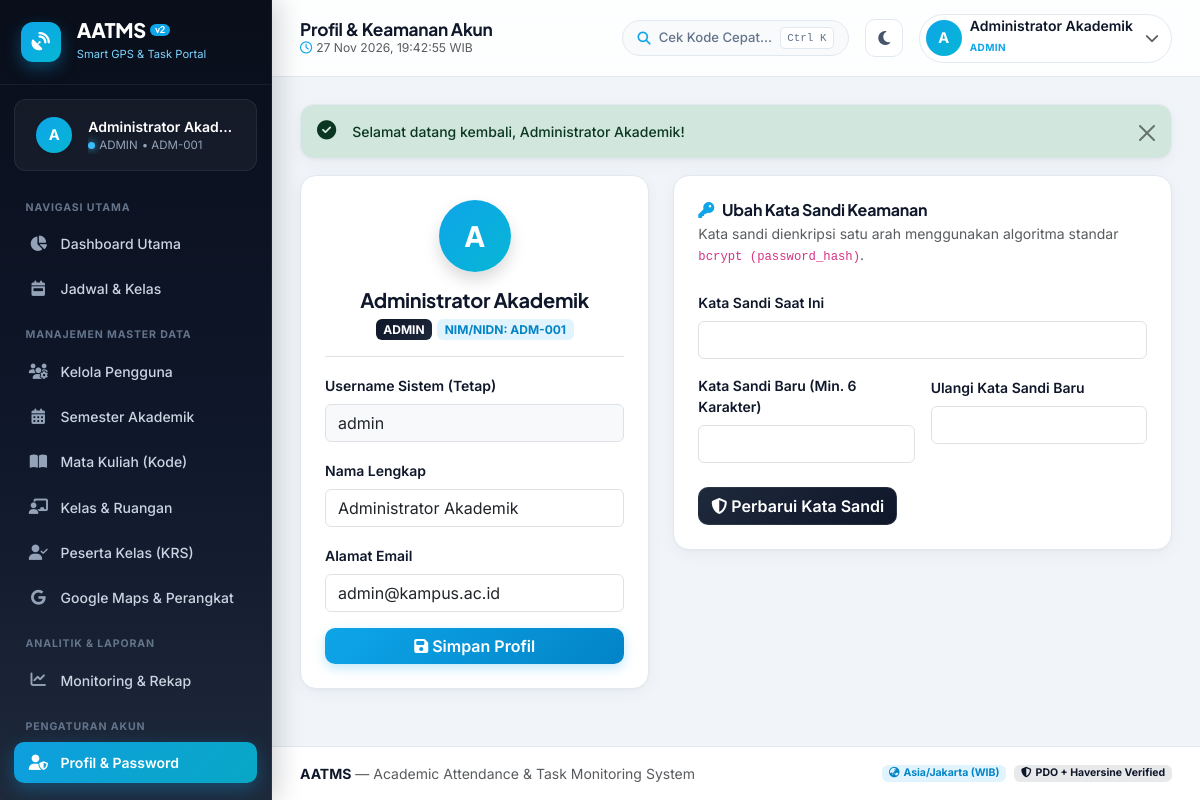
/public/profile.php (signed in), run on the app's committed database.
### tables this page shows
CREATE TABLE `users` (
  `id` INT AUTO_INCREMENT PRIMARY KEY,
  `username` VARCHAR(50) NOT NULL UNIQUE,
  `password_hash` VARCHAR(255) NOT NULL,
  `full_name` VARCHAR(100) NOT NULL,
  `email` VARCHAR(100) NOT NULL UNIQUE,
  `role` ENUM('admin','dosen','mahasiswa','kaprodi') NOT NULL,
  `nim_nidn` VARCHAR(30) DEFAULT NULL,
  `is_active` TINYINT(1) NOT NULL DEFAULT 1,
  `created_at` TIMESTAMP NOT NULL DEFAULT CURRENT_TIMESTAMP
);

### includes/functions.php (called while the page is built, shortened)
<?php
function e(?string $str): string
{
    return htmlspecialchars((string)$str, ENT_QUOTES, 'UTF-8');
}
function getFlash(): ?array
{
    if (!empty($_SESSION['flash'])) {
        $flash = $_SESSION['flash'];
        return $flash;
    }
    return null;
}

### includes/auth.php (called while the page is built, shortened)
<?php
require_once __DIR__ . '/functions.php';
function isLoggedIn(): bool
{
    return !empty($_SESSION['user']) && !empty($_SESSION['user']['id']);
}
function currentUser(): ?array
{
    return $_SESSION['user'] ?? null;
}

### public/profile.php (the view, shortened to what this page needs)
<?php
require_once __DIR__ . '/../includes/auth.php';
$pdo = getDB();
$sessionUser = currentUser();
$userId = (int)$sessionUser['id'];
$pageTitle = 'Profil & Keamanan Akun';
$stmt = $pdo->prepare("SELECT * FROM users WHERE id = ?");
$stmt->execute([$userId]);
$profile = $stmt->fetch();
include __DIR__ . '/../includes/header.php';
?>
<div class="row g-4">
    <div class="col-lg-5">
        <div class="card-custom p-4">
            <div class="text-center pb-3 mb-3 border-bottom">
                <div class="avatar-circle bg-gradient-sky text-white fw-extrabold mx-auto mb-3 shadow" style="width: 72px; height: 72px; font-size: 1.75rem;">
                    <?= e(strtoupper(substr($profile['full_name'] ?? 'U', 0, 1))) ?>
                </div>
                <h5 class="fw-bold mb-1"><?= e($profile['full_name']) ?></h5>
                <span class="badge bg-navy text-uppercase"><?= e($profile['role']) ?></span>
                <?php if (!empty($profile['nim_nidn'])): ?>
                    <span class="badge bg-sky-soft">NIM/NIDN: <?= e($profile['nim_nidn']) ?></span>
                <?php endif; ?>
            </div>
            <form method="POST" action="">
                <div class="mb-3">
                    <label class="form-label small fw-semibold">Username Sistem (Tetap)</label>
                    <input type="text" class="form-control bg-light" value="<?= e($profile['username']) ?>" disabled>
                </div>
                <div class="mb-3">
                    <label class="form-label small fw-semibold">Nama Lengkap</label>
                    <input type="text" name="full_name" class="form-control" value="<?= e($profile['full_name']) ?>" required>
                </div>
                <div class="mb-3">
                    <label class="form-label small fw-semibold">Alamat Email</label>
                    <input type="email" name="email" class="form-control" value="<?= e($profile['email']) ?>" required>
                </div>
                <button type="submit" class="btn btn-sky w-100">
                    <i class="fa-solid fa-floppy-disk me-1"></i>Simpan Profil
                </button>
            </form>
        </div>
    </div>
    <div class="col-lg-7">
        <div class="card-custom p-4">
            <h6 class="fw-bold mb-1"><i class="fa-solid fa-key text-sky me-2"></i>Ubah Kata Sandi Keamanan</h6>
            <p class="text-muted small mb-4">Kata sandi dienkripsi satu arah menggunakan algoritma standar <code>bcrypt (password_hash)</code>.</p>
            <form method="POST" action="">
                <div class="mb-3">
                    <label class="form-label small fw-semibold">Kata Sandi Saat Ini</label>
                    <input type="password" name="current_password" class="form-control" required>
                </div>
                <div class="row g-3 mb-4">
                    <div class="col-md-6">
                        <label class="form-label small fw-semibold">Kata Sandi Baru (Min. 6 Karakter)</label>
                        <input type="password" name="new_password" class="form-control" minlength="6" required>
                    </div>
                    <div class="col-md-6">
                        <label class="form-label small fw-semibold">Ulangi Kata Sandi Baru</label>
                        <input type="password" name="confirm_password" class="form-control" minlength="6" required>
                    </div>
                </div>
                <button type="submit" class="btn btn-navy">
                    <i class="fa-solid fa-shield-halved me-1"></i>Perbarui Kata Sandi
                </button>
            </form>
        </div>
    </div>
</div>
<?php include __DIR__ . '/../includes/footer.php'; ?>

### includes/header.php (shortened to what this page needs)
<?php
require_once __DIR__ . '/auth.php';
$user = currentUser();
$pageTitle = $pageTitle ?? APP_FULL_NAME;
$flash = getFlash();
?>
<!DOCTYPE html>
<html lang="id" data-theme="light">
<head>
    <link href="https://cdn.jsdelivr.net/npm/bootstrap@5.3.3/dist/css/bootstrap.min.css" rel="stylesheet">
    <link href="https://cdnjs.cloudflare.com/ajax/libs/font-awesome/6.5.1/css/all.min.css" rel="stylesheet">
    <link rel="stylesheet" href="https://unpkg.com/leaflet@1.9.4/dist/leaflet.css" />
    <link rel="stylesheet" href="<?= e(BASE_URL) ?>/assets/css/style.css">
</head>
<body>
<div class="app-wrapper">
    <?php if (isLoggedIn()): ?>
        <?php include __DIR__ . '/sidebar.php'; ?>
    <?php endif; ?>
    <div class="main-panel <?= isLoggedIn() ? '' : 'w-100 ms-0' ?>">
        <?php if (isLoggedIn()): ?>
        <header class="top-navbar d-print-none">
            <div class="d-flex align-items-center gap-3">
                <div>
                    <h5 class="mb-0 fw-bold page-heading-title"><?= e($pageTitle) ?></h5>
                    <div class="d-none d-sm-flex align-items-center gap-2 text-muted" style="font-size: 0.76rem;">
                        <span><i class="fa-regular fa-clock me-1 text-sky"></i><span id="liveWibClock"><?= e(formatDateTime(date('Y-m-d H:i:s'))) ?></span></span>
                    </div>
                </div>
            </div>
            <div class="d-flex align-items-center gap-2 gap-sm-3">
                <button type="button" class="btn btn-command-search d-flex align-items-center gap-2" data-bs-toggle="modal" data-bs-target="#quickLookupModal" title="Pencarian Cepat Kode Matkul / Tugas (Ctrl+K)">
                    <i class="fa-solid fa-magnifying-glass text-sky"></i>
                    <span class="d-none d-md-inline">Cek Kode Cepat...</span>
                    <kbd class="d-none d-lg-inline-block">Ctrl K</kbd>
                </button>
                <button type="button" class="btn btn-icon-soft" id="themeToggleBtn" title="Ganti Tema Terang / Gelap">
                    <i class="fa-solid fa-moon" id="themeToggleIcon"></i>
                </button>
                <div class="dropdown">
                    <button class="btn user-pill-btn d-flex align-items-center gap-2" type="button" data-bs-toggle="dropdown" aria-expanded="false">
                        <span class="avatar-circle bg-gradient-sky text-white fw-bold">
                            <?= e(strtoupper(substr($user['full_name'] ?? 'U', 0, 1))) ?>
                        </span>
                        <div class="text-start d-none d-md-block">
                            <div class="fw-semibold small lh-1 user-pill-name"><?= e($user['full_name'] ?? '') ?></div>
                            <span class="role-micro-tag text-uppercase"><?= e($user['role'] ?? '') ?></span>
                        </div>
                        <i class="fa-solid fa-chevron-down small text-muted ms-1 d-none d-sm-inline"></i>
                    </button>
                </div>
            </div>
        </header>
        <?php endif; ?>
        <main class="content-container">
            <?php if ($flash): ?>
                <div class="alert alert-<?= e($flash['type']) ?> modern-alert alert-dismissible fade show d-flex align-items-center gap-3" role="alert">
                    <div class="alert-icon-circle">
                        <i class="fa-solid <?= $flash['type'] === 'success' ? 'fa-circle-check' : ($flash['type'] === 'danger' ? 'fa-triangle-exclamation' : 'fa-circle-info') ?>"></i>
                    </div>
                    <div class="flex-grow-1 small fw-medium"><?= e($flash['message']) ?></div>
                    <button type="button" class="btn-close" data-bs-dismiss="alert" aria-label="Close"></button>
                </div>
            <?php endif; ?>

### includes/sidebar.php (shortened to what this page needs)
<?php
$user = currentUser();
$role = $user['role'] ?? '';
$currentUri = $_SERVER['REQUEST_URI'] ?? '';
function isNavActive(string $needle, string $currentUri): string
{
    return (strpos($currentUri, $needle) !== false) ? 'active' : '';
}
?>
<aside class="sidebar d-print-none" id="appSidebar">
    <div class="sidebar-brand">
        <a href="<?= e(BASE_URL) ?>/dashboard.php" class="d-flex align-items-center gap-3 text-decoration-none text-white">
            <div class="brand-icon">
                <i class="fa-solid fa-satellite-dish"></i>
            </div>
            <div>
                <div class="fw-extrabold tracking-tight fs-5 lh-1 d-flex align-items-center gap-1">
                    <?= e(APP_NAME) ?>
                    <span class="badge rounded-pill bg-sky" style="font-size: 0.58rem; padding: 0.2em 0.55em;">v2</span>
                </div>
                <small class="text-sky-light" style="font-size: 0.7rem;">Smart GPS & Task Portal</small>
            </div>
        </a>
    </div>
    <div class="sidebar-user">
        <div class="d-flex align-items-center gap-3">
            <div class="avatar-circle bg-gradient-sky text-white fw-bold shadow-sm">
                <?= e(strtoupper(substr($user['full_name'] ?? 'U', 0, 1))) ?>
            </div>
            <div class="overflow-hidden">
                <div class="fw-semibold text-white text-truncate small"><?= e($user['full_name'] ?? '') ?></div>
                <div class="text-slate-400 d-flex align-items-center gap-1" style="font-size: 0.72rem;">
                    <span class="live-dot-sky"></span>
                    <span><?= e(strtoupper($role)) ?></span>
                    <?= !empty($user['nim_nidn']) ? ' &bull; ' . e($user['nim_nidn']) : '' ?>
                </div>
            </div>
        </div>
    </div>
    <nav class="sidebar-nav">
        <div class="nav-section-title">NAVIGASI UTAMA</div>
        <a href="<?= e(BASE_URL) ?>/dashboard.php" class="nav-link-item <?= isNavActive('/dashboard.php', $currentUri) ?>">
            <i class="fa-solid fa-grid-2 fa-chart-pie"></i>
            <span>Dashboard Utama</span>
        </a>
        <a href="<?= e(BASE_URL) ?>/schedule.php" class="nav-link-item <?= isNavActive('/schedule.php', $currentUri) ?>">
            <i class="fa-solid fa-calendar-week"></i>
            <span>Jadwal & Kelas</span>
        </a>
        <?php if ($role === 'admin'): ?>
            <div class="nav-section-title">MANAJEMEN MASTER DATA</div>
            <a href="<?= e(BASE_URL) ?>/admin/users.php" class="nav-link-item <?= isNavActive('/admin/users.php', $currentUri) ?>">
                <i class="fa-solid fa-users-gear"></i>
                <span>Kelola Pengguna</span>
            </a>
            <a href="<?= e(BASE_URL) ?>/admin/semesters.php" class="nav-link-item <?= isNavActive('/admin/semesters.php', $currentUri) ?>">
                <i class="fa-solid fa-calendar-days"></i>
                <span>Semester Akademik</span>
            </a>
            <a href="<?= e(BASE_URL) ?>/admin/courses.php" class="nav-link-item <?= isNavActive('/admin/courses.php', $currentUri) ?>">
                <i class="fa-solid fa-book-open"></i>
                <span>Mata Kuliah (Kode)</span>
            </a>
            <a href="<?= e(BASE_URL) ?>/admin/classes.php" class="nav-link-item <?= isNavActive('/admin/classes.php', $currentUri) ?>">
                <i class="fa-solid fa-chalkboard-user"></i>
                <span>Kelas & Ruangan</span>
            </a>
            <a href="<?= e(BASE_URL) ?>/admin/enrollments.php" class="nav-link-item <?= isNavActive('/admin/enrollments.php', $currentUri) ?>">
                <i class="fa-solid fa-user-check"></i>
                <span>Peserta Kelas (KRS)</span>
            </a>
            <a href="<?= e(BASE_URL) ?>/admin/maps_settings.php" class="nav-link-item <?= isNavActive('/admin/maps_settings.php', $currentUri) ?>">
                <i class="fa-brands fa-google"></i>
                <span>Google Maps &amp; Perangkat</span>
            </a>
            <div class="nav-section-title">ANALITIK & LAPORAN</div>
            <a href="<?= e(BASE_URL) ?>/kaprodi/reports.php" class="nav-link-item <?= isNavActive('/kaprodi/reports.php', $currentUri) ?>">
                <i class="fa-solid fa-chart-line"></i>
                <span>Monitoring & Rekap</span>
            </a>
        <?php endif; ?>
        <div class="nav-section-title">PENGATURAN AKUN</div>
        <a href="<?= e(BASE_URL) ?>/profile.php" class="nav-link-item <?= isNavActive('/profile.php', $currentUri) ?>">
            <i class="fa-solid fa-user-shield"></i>
            <span>Profil & Password</span>
        </a>
        <a href="<?= e(BASE_URL) ?>/logout.php" class="nav-link-item text-danger-soft">
        </a>
    </nav>
</aside>

### data on the page
users: full_name "A", full_name "Administrator Akad…", role "ADMIN", nim_nidn "ADM-001", full_name "Administrator Akademik", username "admin", email "admin@kampus.ac.id"

### other printed values
APP_NAME "AATMS"
$pageTitle "Profil & Keamanan Akun"
$flash['message'] "Selamat datang kembali, Administrator Akademik!"
APP_FULL_NAME "Academic Attendance & Task Monitoring System"
